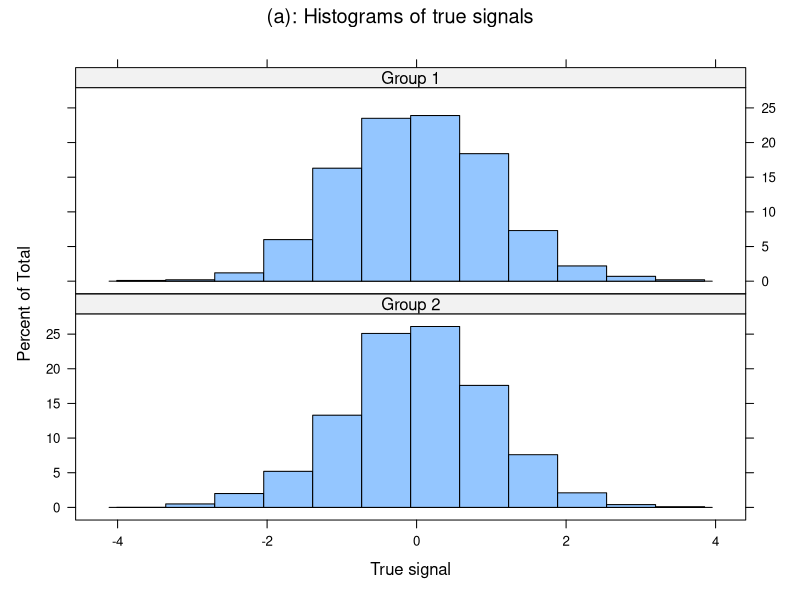
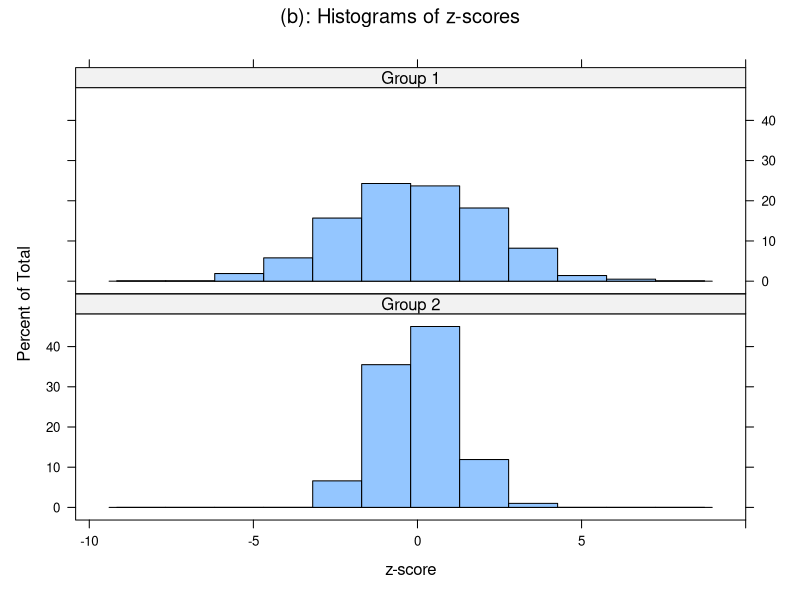
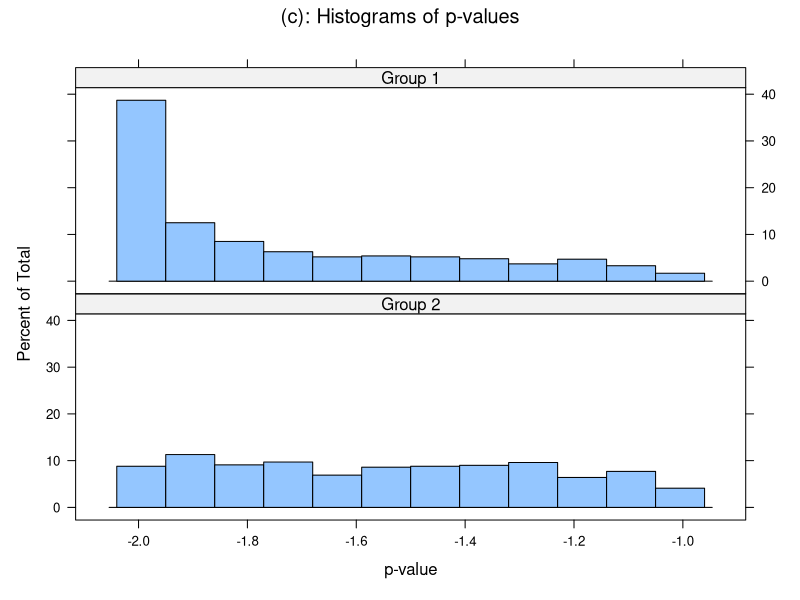

These charts were generated, in order, by the following R code:
p1 <- 1e3
p2 <- 1e3

set.seed(777)

theta1 <- rnorm(p1)
alpha2 <- rnorm(p2)

s1 <- 0.5
s2 <- 2

X1 <- rnorm(p1, theta1, s1)
X2 <- rnorm(p2, alpha2, s2)

z1 <- X1 / s1
z2 <- X2 / s2

P1 <- -pnorm(abs(z1)) * 2
P2 <- -pnorm(abs(z2)) * 2


group.ind <- factor(c(rep("Group 1", p1), rep("Group 2", p2)), levels = c("Group 2", "Group 1"))

pdf("~/GitHub/Bi-ASH/output/powerparity_hist_signal.pdf", width = 4, height = 4)
signal.dat <- data.frame(ind = group.ind, dat = c(theta1, alpha2))
lattice::histogram(~ dat | ind, data = signal.dat, layout = c(1, 2), xlab = "True signal", main = expression(paste("(a): Histograms of true signals")))
dev.off()

pdf("~/GitHub/Bi-ASH/output/powerparity_hist_zscore.pdf", width = 4, height = 4)
zscore.dat <- data.frame(ind = group.ind, dat = c(z1, z2))
lattice::histogram(~ dat | ind, data = zscore.dat, layout = c(1, 2), xlab = "z-score", main = expression(paste("(b): Histograms of z-scores")))
dev.off()

pdf("~/GitHub/Bi-ASH/output/powerparity_hist_pvalue.pdf", width = 4, height = 4)
pvalue.dat <- data.frame(ind = group.ind, dat = c(P1, P2))
lattice::histogram(~ dat | ind, data = pvalue.dat, layout = c(1, 2), xlab = "p-value", main = expression(paste("(c): Histograms of p-values")))
dev.off()